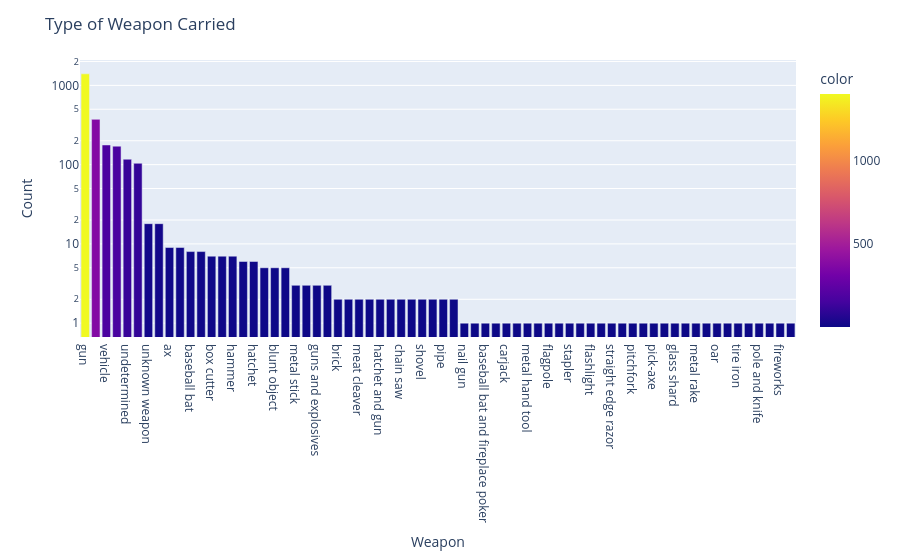

Source (notebook cell):
### Code cell
fig = px.bar(people_armed, x=people_armed.index, y=people_armed.values, log_y=True, color=people_armed.values)

fig.update_layout(
    title="Type of Weapon Carried",
    xaxis_title="Weapon",
    yaxis_title="Count",
)

fig.show()

### Figure 1 — Plotly figure (JSON) as saved in the notebook; plotly's stock layout.template omitted (floating-point values rounded to 4 significant figures)
{"data": [{"hovertemplate": "armed=%{x}<br>y=%{y}<br>color=%{marker.color}<extra></extra>", "legendgroup": "", "marker": {"color": [1398, 373, 177, 171, 117, 104, 18, 18, 9, 9, 8, 8, 7, 7, 7, 6, 6, 5, 5, 5, 3, 3, 3, 3, 2, 2, 2, 2, 2, 2, 2, 2, 2, 2, 2, 2, 1, 1, 1, 1, 1, 1, 1, 1, 1, 1, 1, 1, 1, 1, 1, 1, 1, 1, 1, 1, 1, 1, 1, 1, 1, 1, 1, 1, 1, 1, 1, 1], "coloraxis": "coloraxis", "pattern": {"shape": ""}}, "name": "", "orientation": "v", "showlegend": false, "textposition": "auto", "type": "bar", "x": ["gun", "knife", "vehicle", "unarmed", "undetermined", "toy weapon", "unknown weapon", "machete", "ax", "Taser", "baseball bat", "sword", "box cutter", "metal pipe", "hammer", "crossbow", "hatchet", "gun and knife", "blunt object", "screwdriver", "metal stick", "scissors", "guns and explosives", "rock", "brick", "beer bottle", "meat cleaver", "sharp object", "hatchet and gun", "baton", "chain saw", "metal object", "shovel", "metal pole", "pipe", "piece of wood", "nail gun", "bean-bag gun", "baseball bat and fireplace poker", "contractor's level", "carjack", "chain", "metal hand tool", "cordless drill", "flagpole", "lawn mower blade", "stapler", "garden tool", "flashlight", "hand torch", "straight edge razor", "pole", "pitchfork", "spear", "pick-axe", "bayonet", "glass shard", "motorcycle", "metal rake", "crowbar", "oar", "machete and gun", "tire iron", "air conditioner", "pole and knife", "baseball bat and bottle", "fireworks", "pen"], "xaxis": "x", "y": [1398, 373, 177, 171, 117, 104, 18, 18, 9, 9, 8, 8, 7, 7, 7, 6, 6, 5, 5, 5, 3, 3, 3, 3, 2, 2, 2, 2, 2, 2, 2, 2, 2, 2, 2, 2, 1, 1, 1, 1, 1, 1, 1, 1, 1, 1, 1, 1, 1, 1, 1, 1, 1, 1, 1, 1, 1, 1, 1, 1, 1, 1, 1, 1, 1, 1, 1, 1], "yaxis": "y"}], "layout": {"barmode": "relative", "coloraxis": {"colorbar": {"title": {"text": "color"}}, "colorscale": [[0, "#0d0887"], [0.1111, "#46039f"], [0.2222, "#7201a8"], [0.3333, "#9c179e"], [0.4444, "#bd3786"], [0.5556, "#d8576b"], [0.6667, "#ed7953"], [0.7778, "#fb9f3a"], [0.8889, "#fdca26"], [1, "#f0f921"]]}, "legend": {"tracegroupgap": 0}, "margin": {"t": 60}, "title": {"text": "Type of Weapon Carried"}, "xaxis": {"anchor": "y", "domain": [0, 1], "title": {"text": "Weapon"}}, "yaxis": {"anchor": "x", "domain": [0, 1], "title": {"text": "Count"}, "type": "log"}}}
